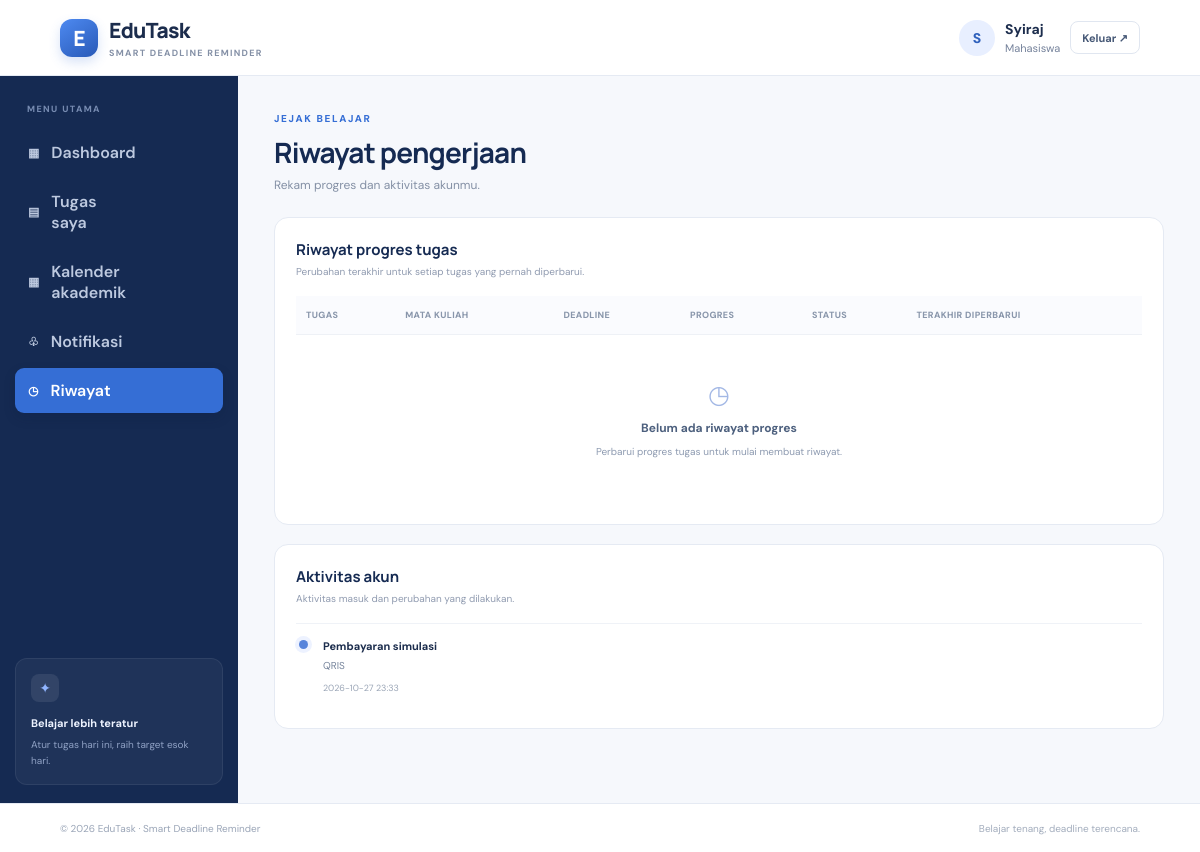
/mahasiswa/riwayat (signed in), run on an earlier commit of the app's database.
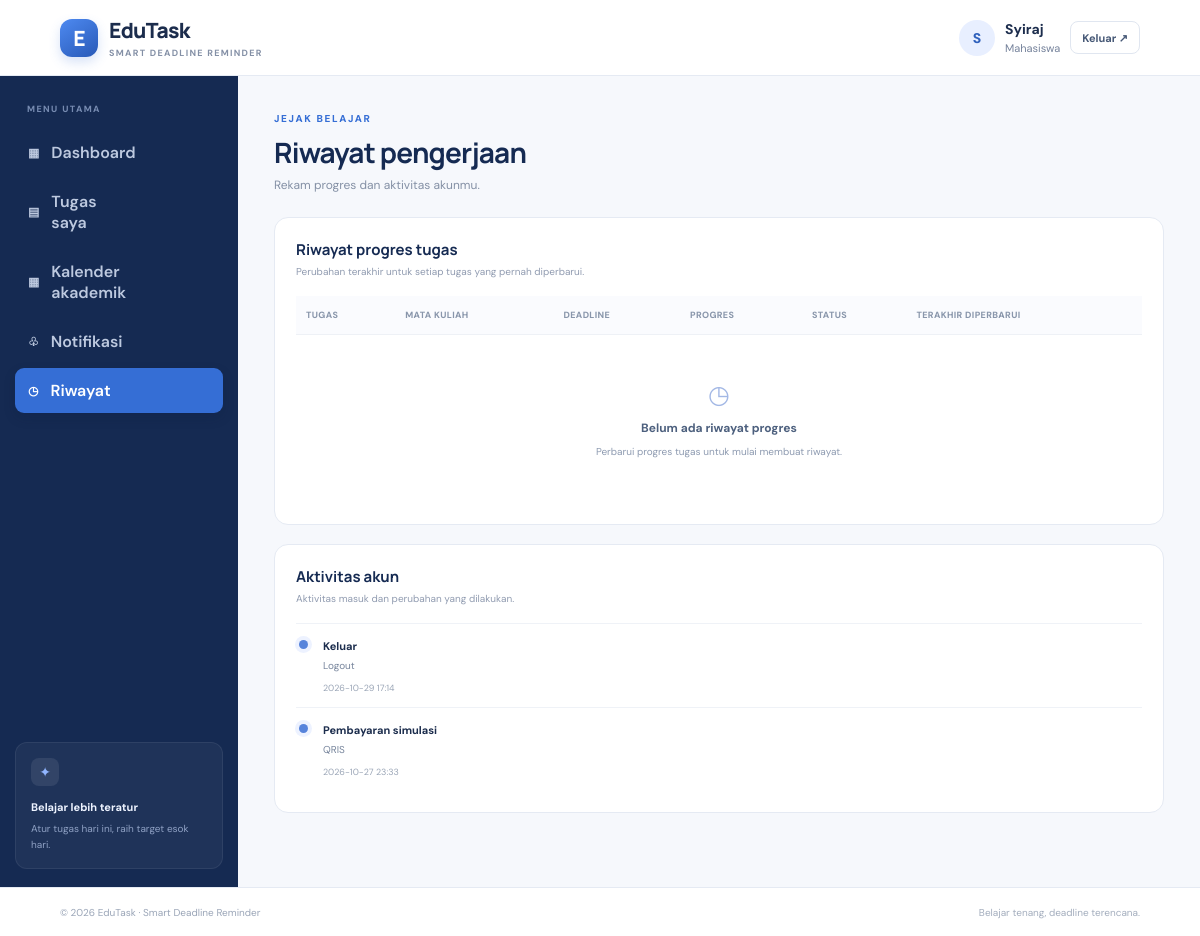
And on a later commit of the database.
### tables this page shows
CREATE TABLE activity_logs (
          id INTEGER PRIMARY KEY AUTOINCREMENT, user_id INTEGER NOT NULL REFERENCES users(id) ON DELETE CASCADE,
          action TEXT NOT NULL, detail TEXT NOT NULL, created_at TEXT NOT NULL
        );

### app.py (the view)
@app.route("/mahasiswa/riwayat")
def m_history():
    r = login_required("mahasiswa")
    if r:
        return r
    u = current_user()
    with db() as c:
        logs = c.execute(
            "SELECT * FROM activity_logs WHERE user_id=? ORDER BY created_at DESC",
            (u["id"],),
        ).fetchall()
        subs = c.execute(
            "SELECT s.*,t.title,t.course,t.deadline FROM submissions s JOIN tasks t ON t.id=s.task_id WHERE s.student_id=? ORDER BY s.updated_at DESC",
            (u["id"],),
        ).fetchall()
    return render_template("pages/mahasiswa/history.html", logs=logs, submissions=subs)

### app.py (called while the page is built)
def db():
    con = sqlite3.connect(DB_PATH)
    con.row_factory = sqlite3.Row
    con.execute("PRAGMA foreign_keys = ON")
    return con

def current_user():
    uid = session.get("user_id")
    if not uid:
        return None
    with db() as c:
        return c.execute("SELECT * FROM users WHERE id=?", (uid,)).fetchone()

def login_required(role=None):
    u = current_user()
    if not u:
        flash("Silakan masuk terlebih dahulu.", "error")
        return redirect(url_for("index"))
    if role and u["role"] != role:
        abort(403)
    return None

@app.context_processor
def common_context():
    u = current_user()
    return {
        "user": u,
        "today": date.today().isoformat(),
        "PRODI": PRODI,
        "COURSES": COURSES,
    }

### templates/pages/mahasiswa/history.html
{% extends "base.html" %}{% block title %}Riwayat Mahasiswa{% endblock %}{%
block content %}
<div class="page-heading">
    <div>
        <span class="eyebrow">JEJAK BELAJAR</span>
        <h1>Riwayat pengerjaan</h1>
        <p>Rekam progres dan aktivitas akunmu.</p>
    </div>
</div>
<section class="panel">
    <div class="panel-heading">
        <div>
            <h2>Riwayat progres tugas</h2>
            <p>Perubahan terakhir untuk setiap tugas yang pernah diperbarui.</p>
        </div>
    </div>
    <div class="table-wrap">
        <table>
            <thead>
                <tr>
                    <th>Tugas</th>
                    <th>Mata kuliah</th>
                    <th>Deadline</th>
                    <th>Progres</th>
                    <th>Status</th>
                    <th>Terakhir diperbarui</th>
                </tr>
            </thead>
            <tbody>
                {% for s in submissions %}
                    <tr>
                        <td><b>{{ s.title }}</b></td>
                        <td>{{ s.course }}</td>
                        <td>{{ s.deadline }}</td>
                        <td>{{ s.progress }}%</td>
                        <td>
                            <span class="pill {% if s.status=='Selesai' %}pill-green{% else %}pill-yellow{% endif %}">{{ s.status }}</span>
                        </td>
                        <td>{{ s.updated_at[:16].replace('T', ' ') }}</td>
                    </tr>
                {% else %}
                    <tr>
                        <td colspan="6">
                            <div class="empty-state">
                                <div>◷</div>
                                <b>Belum ada riwayat progres</b>
                                <p>Perbarui progres tugas untuk mulai membuat riwayat.</p>
                            </div>
                        </td>
                    </tr>
                {% endfor %}
            </tbody>
        </table>
    </div>
</section>
<section class="panel">
    <div class="panel-heading">
        <div>
            <h2>Aktivitas akun</h2>
            <p>Aktivitas masuk dan perubahan yang dilakukan.</p>
        </div>
    </div>
    {% for l in logs %}
        <div class="timeline-row">
            <span class="timeline-dot"></span>
            <div>
                <b>{{ l.action }}</b>
                <p>{{ l.detail }}</p>
                <small>{{ l.created_at[:16].replace('T', ' ') }}</small>
            </div>
        </div>
    {% else %}
        <p class="muted">Belum ada aktivitas yang tercatat.</p>
    {% endfor %}
</section>
{% endblock %}

What changed in the data, as far as the page shows it:
added activity_logs: action "Keluar", detail "Logout", created_at "2026-10-29 17:14"
